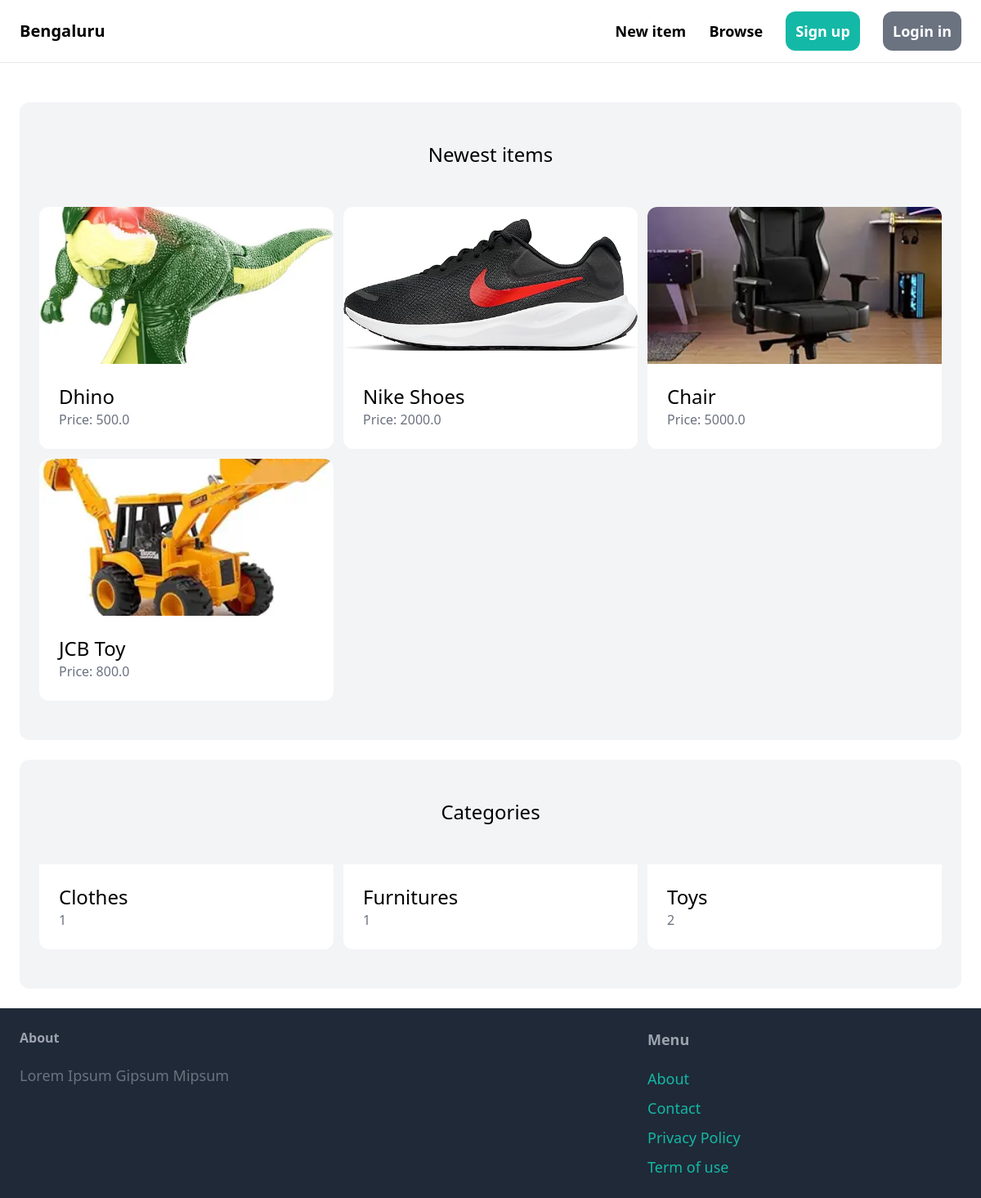
The page / on the database its author committed.
### item/models.py (models this page shows, shortened)
class Item(models.Model):
    category = models.ForeignKey(Category, related_name='items', on_delete=models.CASCADE)
    name = models.CharField(max_length=255)
    description = models.TextField(blank=True, null=True)
    price = models.FloatField()
    image = models.ImageField(upload_to='item_images', blank=True, null=True)
    is_sold = models.BooleanField(default=False)
    created_by = models.ForeignKey(User, related_name='items', on_delete=models.CASCADE)
    created_at = models.DateTimeField( auto_now_add=True)

class Category(models.Model):
    name = models.CharField(max_length=255)
    class Meta:
        ordering = ('name',)
        verbose_name_plural = 'Categories'

### core/views.py (the view)
# urls.py: path('', views.index, name='index'),
def index(request):
    items = Item.objects.filter(is_sold=False)[0:6]
    categories = Category.objects.all()
    return render(request, 'core/index.html', {
        'categories' : categories,
        'items': items,
    })

### core/templates/core/index.html (shortened to what this page needs)
{% extends "core/base.html" %}
{% block content %}
    <div class="mt-6 px-6 py-12 bg-gray-100 rounded-xl">
        <h2 class="mb-12 text-2xl text-center">Newest items</h2>
        <div class="grid grid-cols-3 gap-3">
            {% for item in items %}
                <div>
                    <a href="{% url 'item:detail' item.id %}">
                        <div>
                            <img src="{{ item.image.url }}" class="w-full h-48 object-cover rounded-t-xl">
                        </div>
                        <div class="p-6 bg-white rounded-b-xl">
                            <h2 class="text-2xl">{{ item.name }}</h2>
                            <p class="text-gray-500">Price: {{ item.price }}</p>
                        </div>
                    </a>
                </div>
            {% endfor %}
        </div>
    </div>
    <div class="mt-6 px-6 py-12 bg-gray-100 rounded-xl">
        <h2 class="mb-12 text-2xl text-center">Categories</h2>
        <div class="grid grid-cols-3 gap-3">
            {% for category in categories %}
            <div>
                <a href="#">
                    <div class="p-6 bg-white rounded-b-xl">
                        <h2 class="text-2xl">{{ category.name }}</h2>
                        <p class="text-gray-500">{{ category.items.count }}</p>
                    </div>
                </a>
            </div>
            {% endfor %}
        </div>
    </div>
{% endblock %}

### rows shown on the page
Item: image (picture), name "Dhino", price "500.0"
Item: image (picture), name "Nike Shoes", price "2000.0"
Item: image (picture), name "Chair", price "5000.0"
Item: image (picture), name "JCB Toy", price "800.0"
Category: name "Clothes", items.count "1"
Category: name "Furnitures", items.count "1"
Category: name "Toys", items.count "2"
